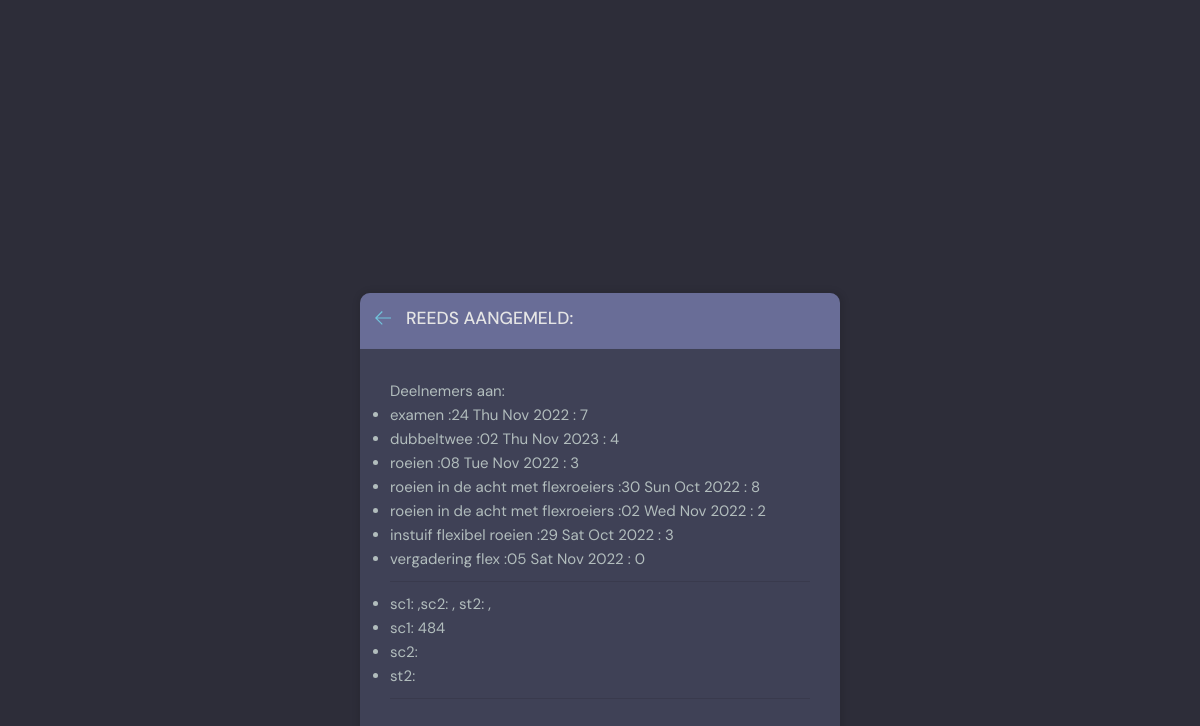
/erv_activity/, run on the app's committed database.
### beatrix/models.py (models this page shows)
class Flexevent(models.Model):
    host = models.ForeignKey(User, on_delete=models.SET_NULL, null=True)
    id = models.AutoField(primary_key=True)
    topic = models.ForeignKey(Topic, on_delete=models.SET_NULL, null=True)
    event_text = models.CharField(max_length=200)
    name = models.CharField(max_length=200)
    description = models.TextField(null=True, blank=True) # database field (can Empty), form field (can Empty)
    pub_date = models.CharField(max_length=35)
    datum = models.DateField(auto_now=False)
    pub_time = models.CharField(max_length=35, default='10:00')
    lid = models.ManyToManyField(User, related_name='deelnemer', blank=True)
    created = models.DateTimeField(default=datetime.now, blank=True)
    def __str__(self):
        return "%s" % (self.event_text)

### beatrix/views.py (the view)
# urls.py: path('erv_activity/', erv_activityPage, name="erv-activity"),
def erv_activityPage(request):
    tops=Flexevent.objects.values_list('topic', flat=True)
    topcs = Topic.objects.all().filter(id__in=tops)
    room_messages = Bericht.objects.all() ##filter(Q(room__topic__name__icontains=q))
    usr=request.user
    users=User.objects.all()
    aangemelden=Person.objects.all().filter(id__in=users)
    flexevents = Flexevent.objects.all().filter(
        ) # search
    ff=Flexevent.objects.none()
    for fl in flexevents:
        ff = fl.lid.all()
        ff | ff
    deelnemers = ff
    aangemeld=deelnemers
    skills=Person.objects.all().filter(
        Q(id__in=aangemeld) &
        Q(pos1__in=['sc1','sc2','sc3'])&
        Q(pos2__in=['sc1','sc2','sc3'])&
        Q(pos3__in=['sc1','sc2','sc3'])&
        Q(pos4__in=['sc1','sc2','sc3'])&
        Q(pos5__in=['st1','st2','st3'])  #pos5 = stuur
        )
    room_count = flexevents.count()
    sc1=Person.objects.all().filter(
        Q(id__in=aangemeld) &
        Q(pos1__in=['sc1'])&
        Q(pos2__in=['sc1'])&
        Q(pos3__in=['sc1'])&
        Q(pos4__in=['sc1'])&
        Q(pos5__in=['st1','st2','st3'])  #pos5 = stuur
        )
    room_count = flexevents.count()
    rooster=Flexevent.objects.all() #.filter(datum__range=[start, end])
    context = {
        'events': flexevents,
        'rooms': flexevents,
        'personen':skills,
        'topics': topcs,
        'room_count': room_count,
        'sc1':aangemelden,
        'room_messages': room_messages
        }
    return render(request, 'beatrix/erv-activity.html', context)

### beatrix/templates/beatrix/erv-activity.html (shortened to what this page needs)
{% extends 'erv-base.html' %} {% block content %}
<main class="layout">
  <div class="container">
    <div class="layout__box">
      <div class="layout__boxHeader">
        <div class="layout__boxTitle">
          <a href="{% url 'erv-home' %}">
            <svg
              version="1.1"
              xmlns="http://www.w3.org/2000/svg"
              width="32"
              height="32"
              viewBox="0 0 32 32"
            >
              <title>arrow-left</title>
              <path
                d="M13.723 2.286l-13.723 13.714 13.719 13.714 1.616-1.611-10.96-10.96h27.625v-2.286h-27.625l10.965-10.965-1.616-1.607z"
              ></path>
            </svg>
          </a>
    <h3>Reeds aangemeld:</h3>
        </div>
      </div>
      <div class="activities-page layout__body">
  <div>
    Deelnemers aan:
    <ul>
      {% for room in events %}
      <li>
        {{room}} :{{room.datum|date:"d D M Y"}} :  {{room.lid.count}}
      </li>
      {% endfor %}
    </ul>
    {% if sc1 %}
    <ul>
      <hr>
      <li>sc1: {{sc1.pos1.count}} ,sc2: ,{{sc2.count}} st2: , {{st2.count}} </li>
      <li>sc1: {{sc1.count}}  </li>
      <li>sc2: {{sc2.count}} </li>
      <li>st2: {{st2.count}} </li>
      {% endif %}
    </ul>
    <ul>
      <hr>
    </ul>
  </div>
  </div>
      </div>
    </div>
</main>
{% endblock content %}

### static/styles/style.css (style rules this page uses)
:root { --color-main: #71c6dd; --color-main-light: #e1f6fb; --color-dark: #3f4156; --color-dark-medium: #51546e; --color-dark-light: #696d97; --color-light: #e5e5e5; --color-gray: #8b8b8b; --color-light-gray: #b2bdbd; --color-bg: #2d2d39; --color-success: #5dd693; --color-error: #fc4b0b; --phone-width: 460px; --phone-beatrix: flex; --color-beatrix-light: #11b5e7; }
* { font-family: "DM Sans", -apple-system, BlinkMacSystemFont, "Segoe UI", Roboto, Oxygen, Ubuntu, Cantarell, "Open Sans", "Helvetica Neue", sans-serif; margin: 0; padding: 0; box-sizing: border-box; text-rendering: optimizeLegibility; font-size: inherit; }
html { font-size: 56.25%; }
@media only screen and (min-width: 1200px) { html { font-size: 62.5%; } }
body { line-height: 1.6; font-weight: 400; font-size: 1.5rem; color: var(--color-light-gray); background-color: var(--color-bg); min-height: 100vh; }
a { display: inline-block; color: var(--color-main); text-decoration: none; }
.container { max-width: 120rem; width: 90%; margin: auto; }
.layout { margin-top: 2.4rem; }
.layout>.container { display: flex; justify-content: space-between; align-items: flex-start; }
.layout__box { width: 90%; max-width: 48rem; min-height: 40rem; position: absolute; top: 50%; left: 50%; transform: translate(-50%, -46%); background-color: var(--color-dark); border-radius: 1rem; box-shadow: 1px 1px 6px 3px rgba(0, 0, 0, 0.1); overflow: hidden; }
.layout__boxHeader { display: flex; padding: 1.5rem; background-color: var(--color-dark-light); }
.layout__boxTitle { display: flex; gap: 1.5rem; align-items: center; }
.layout__boxTitle h3 { text-transform: uppercase; font-weight: 500; color: var(--color-light); }
.layout__boxTitle svg { width: 1.6rem; height: 1.6rem; fill: var(--color-main); }
.layout__body { margin: 3rem; }

### data on the page
Flexevent: event_text "examen", datum "24 Thu Nov 2022", lid.count "7"
Flexevent: event_text "dubbeltwee", datum "02 Thu Nov 2023", lid.count "4"
Flexevent: event_text "roeien", datum "08 Tue Nov 2022", lid.count "3"
Flexevent: event_text "roeien in de acht met flexroeiers", datum "30 Sun Oct 2022", lid.count "8"
Flexevent: event_text "roeien in de acht met flexroeiers", datum "02 Wed Nov 2022", lid.count "2"
Flexevent: event_text "instuif flexibel roeien", datum "29 Sat Oct 2022", lid.count "3"
Flexevent: event_text "vergadering flex", datum "05 Sat Nov 2022", lid.count "0"

### other printed values
{{ sc1.count }} "484"
